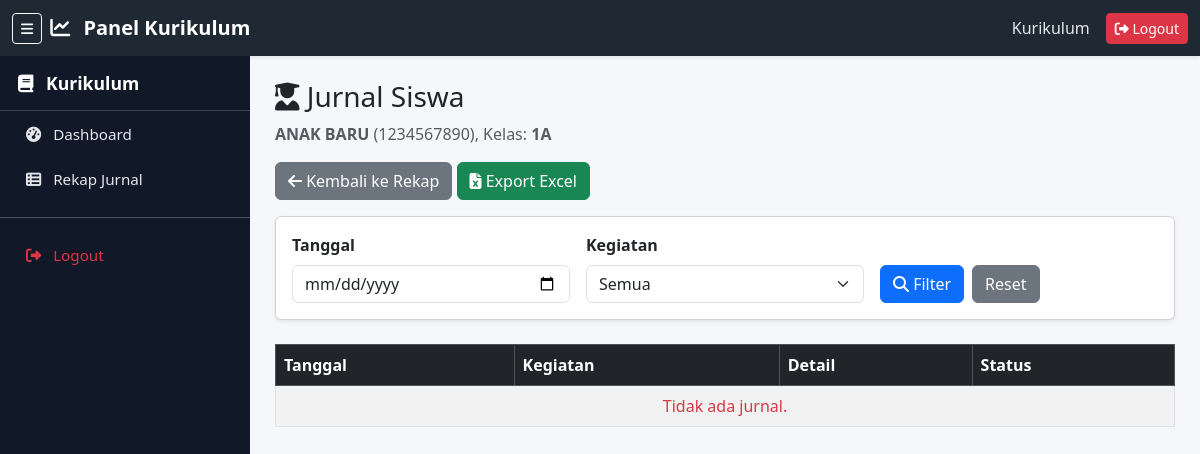
/kurikulum/lihat_jurnal.php?id_siswa=6 (signed in), run on the app's committed database.
### tables this page shows
CREATE TABLE `siswa` (
  `id` int NOT NULL,
  `nisn` varchar(20) NOT NULL,
  `nama` varchar(100) NOT NULL,
  `jenis_kelamin` enum('L','P') NOT NULL,
  `agama` varchar(50) NOT NULL,
  `id_kelas` int NOT NULL,
  `password` varchar(255) NOT NULL,
  `foto` varchar(255) NOT NULL DEFAULT 'default.png',
  `created_at` timestamp NULL DEFAULT CURRENT_TIMESTAMP
);

CREATE TABLE `kelas` (
  `id` int NOT NULL,
  `nama_kelas` varchar(50) NOT NULL,
  `id_guru_wali` int DEFAULT NULL
);

### kurikulum/lihat_jurnal.php (the view, shortened to what this page needs)
<?php
include 'layout/header.php';
include 'layout/sidebar.php';
$id_siswa = (int)($_GET['id_siswa'] ?? 0);
$s = $conn->query("
    SELECT s.*, k.nama_kelas
    FROM siswa s
    JOIN kelas k ON s.id_kelas = k.id
    WHERE s.id = $id_siswa
")->fetch_assoc();
$filter_tanggal  = $_GET['tanggal'] ?? '';
$sql = "
    SELECT j.*, jk.nama_kegiatan
    FROM jurnal_siswa j
    JOIN jenis_kegiatan jk ON j.id_kegiatan = jk.id
    WHERE j.id_siswa = $id_siswa
";
$sql .= " ORDER BY j.tanggal DESC, j.id DESC";
$jurnal = $conn->query($sql);
?>
<div class="content">
    <h3><i class="fas fa-user-graduate"></i> Jurnal Siswa</h3>
    <p class="text-muted">
        <b><?= htmlspecialchars($s['nama']) ?></b> (<?= htmlspecialchars($s['nisn']) ?>),
        Kelas: <b><?= htmlspecialchars($s['nama_kelas']) ?></b>
    </p>
    <a href="rekap.php" class="btn btn-secondary mb-3">
        <i class="fas fa-arrow-left"></i> Kembali ke Rekap
    </a>
    <a href="export_jurnal_siswa.php?<?= http_build_query($_GET) ?>"
       class="btn btn-success mb-3">
        <i class="fas fa-file-excel"></i> Export Excel
    </a>
    <div class="card shadow-sm mb-4">
        <div class="card-body">
            <form method="GET" class="row g-3">
                <div class="col-md-4">
                    <label class="form-label"><b>Tanggal</b></label>
                    <input type="date" name="tanggal" class="form-control"
                           value="<?= htmlspecialchars($filter_tanggal) ?>">
                </div>
                <div class="col-md-4">
                    <label class="form-label"><b>Kegiatan</b></label>
                    <select name="id_kegiatan" class="form-select">
                        <option value="">Semua</option>
                    </select>
                </div>
                <div class="col-md-4 d-flex align-items-end">
                    <button class="btn btn-primary me-2">
                        <i class="fas fa-search"></i> Filter
                    </button>
                    <a href="lihat_jurnal.php?id_siswa=<?= $id_siswa ?>"
                       class="btn btn-secondary">
                        Reset
                    </a>
                </div>
            </form>
        </div>
    </div>
    <div class="table-responsive">
        <table class="table table-bordered table-striped align-middle">
            <thead class="table-dark">
            <tr>
                <th>Tanggal</th>
                <th>Kegiatan</th>
                <th>Detail</th>
                <th>Status</th>
            </tr>
            </thead>
            <tbody>
            <?php if ($jurnal->num_rows == 0): ?>
                <tr>
                    <td colspan="4" class="text-center text-danger">Tidak ada jurnal.</td>
                </tr>
            <?php endif; ?>
            </tbody>
        </table>
    </div>
</div>
<?php include 'layout/footer.php'; ?>

### kurikulum/layout/header.php (style rules this page uses)
body { overflow-x: hidden; background: #f5f7fb; font-family: "Segoe UI", Tahoma, Geneva, Verdana, sans-serif; }
.content { margin-left: 250px; padding: 80px 25px 30px 25px; width: calc(100% - 250px); transition: 0.3s; }

### data on the page
siswa: nama "ANAK BARU", nisn "1234567890", id_kelas.nama_kelas "1A"

### other printed values
$_SESSION['nama'] "Kurikulum"
